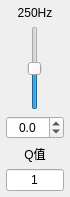
          <widget class="QWidget" name="bandWgt_4" native="true">
           <property name="sizePolicy">
            <sizepolicy hsizetype="Fixed" vsizetype="Preferred">
             <horstretch>0</horstretch>
             <verstretch>0</verstretch>
            </sizepolicy>
           </property>
           <property name="maximumSize">
            <size>
             <width>70</width>
             <height>16777215</height>
            </size>
           </property>
           <layout class="QVBoxLayout" name="verticalLayout_5">
            <property name="leftMargin">
             <number>6</number>
            </property>
            <property name="topMargin">
             <number>6</number>
            </property>
            <property name="rightMargin">
             <number>6</number>
            </property>
            <property name="bottomMargin">
             <number>6</number>
            </property>
            <item>
             <widget class="QLabel" name="lab_freq_4">
              <property name="sizePolicy">
               <sizepolicy hsizetype="Preferred" vsizetype="Preferred">
                <horstretch>0</horstretch>
                <verstretch>0</verstretch>
               </sizepolicy>
              </property>
              <property name="contextMenuPolicy">
               <enum>Qt::NoContextMenu</enum>
              </property>
              <property name="text">
               <string>250Hz</string>
              </property>
              <property name="alignment">
               <set>Qt::AlignCenter</set>
              </property>
             </widget>
            </item>
            <item>
             <widget class="QSlider" name="slider_band_4">
              <property name="sizePolicy">
               <sizepolicy hsizetype="Preferred" vsizetype="Expanding">
                <horstretch>0</horstretch>
                <verstretch>0</verstretch>
               </sizepolicy>
              </property>
              <property name="minimum">
               <number>-300</number>
              </property>
              <property name="maximum">
               <number>300</number>
              </property>
              <property name="singleStep">
               <number>1</number>
              </property>
              <property name="pageStep">
               <number>10</number>
              </property>
              <property name="orientation">
               <enum>Qt::Vertical</enum>
              </property>
             </widget>
            </item>
            <item>
             <widget class="QDoubleSpinBox" name="spinBox_boost_4">
              <property name="alignment">
               <set>Qt::AlignCenter</set>
              </property>
              <property name="decimals">
               <number>1</number>
              </property>
              <property name="minimum">
               <double>-30.000000000000000</double>
              </property>
              <property name="maximum">
               <double>30.000000000000000</double>
              </property>
              <property name="singleStep">
               <double>0.100000000000000</double>
              </property>
             </widget>
            </item>
            <item>
             <widget class="QLabel" name="lab_Q_4">
              <property name="sizePolicy">
               <sizepolicy hsizetype="Preferred" vsizetype="Preferred">
                <horstretch>0</horstretch>
                <verstretch>0</verstretch>
               </sizepolicy>
              </property>
              <property name="contextMenuPolicy">
               <enum>Qt::NoContextMenu</enum>
              </property>
              <property name="text">
               <string>Q值</string>
              </property>
              <property name="alignment">
               <set>Qt::AlignCenter</set>
              </property>
             </widget>
            </item>
            <item>
             <widget class="QLineEdit" name="edt_Q_4">
              <property name="sizePolicy">
               <sizepolicy hsizetype="Preferred" vsizetype="Fixed">
                <horstretch>0</horstretch>
                <verstretch>0</verstretch>
               </sizepolicy>
              </property>
              <property name="text">
               <string>1</string>
              </property>
              <property name="alignment">
               <set>Qt::AlignCenter</set>
              </property>
             </widget>
            </item>
           </layout>
          </widget>
